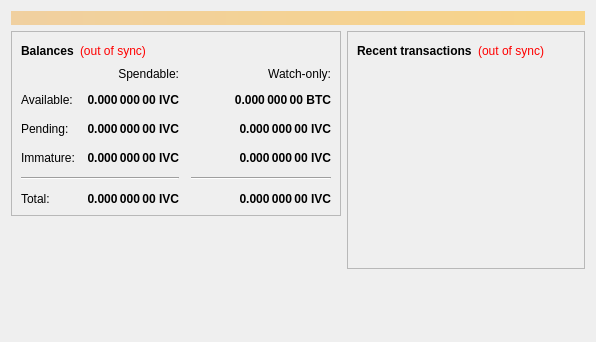
<?xml version="1.0" encoding="UTF-8"?>
<ui version="4.0">
 <class>OverviewPage</class>
 <widget class="QWidget" name="OverviewPage">
  <property name="geometry">
   <rect>
    <x>0</x>
    <y>0</y>
    <width>596</width>
    <height>342</height>
   </rect>
  </property>
  <property name="windowTitle">
   <string>Form</string>
  </property>
  <layout class="QVBoxLayout" name="topLayout">
   <item>
    <widget class="QLabel" name="labelAlerts">
     <property name="visible">
      <bool>false</bool>
     </property>
     <property name="styleSheet">
      <string notr="true">background-color: qlineargradient(x1: 0, y1: 0, x2: 1, y2: 0, stop:0 #F0D0A0, stop:1 #F8D488); color:#000000;</string>
     </property>
     <property name="wordWrap">
      <bool>true</bool>
     </property>
     <property name="margin">
      <number>3</number>
     </property>
    </widget>
   </item>
   <item>
    <layout class="QHBoxLayout" name="horizontalLayout" stretch="1,1">
     <item>
      <layout class="QVBoxLayout" name="verticalLayout_2">
       <item>
        <widget class="QFrame" name="frame">
         <property name="frameShape">
          <enum>QFrame::StyledPanel</enum>
         </property>
         <property name="frameShadow">
          <enum>QFrame::Raised</enum>
         </property>
         <layout class="QVBoxLayout" name="verticalLayout_4">
          <item>
           <layout class="QHBoxLayout" name="horizontalLayout_4">
            <item>
             <widget class="QLabel" name="label_5">
              <property name="font">
               <font>
                <weight>75</weight>
                <bold>true</bold>
               </font>
              </property>
              <property name="text">
               <string>Balances</string>
              </property>
             </widget>
            </item>
            <item>
             <widget class="QLabel" name="labelWalletStatus">
              <property name="cursor">
               <cursorShape>WhatsThisCursor</cursorShape>
              </property>
              <property name="toolTip">
               <string>The displayed information may be out of date. Your wallet automatically synchronizes with the Invictus network after a connection is established, but this process has not completed yet.</string>
              </property>
              <property name="styleSheet">
               <string notr="true">QLabel { color: red; }</string>
              </property>
              <property name="text">
               <string notr="true">(out of sync)</string>
              </property>
              <property name="alignment">
               <set>Qt::AlignLeading|Qt::AlignLeft|Qt::AlignVCenter</set>
              </property>
             </widget>
            </item>
            <item>
             <spacer name="horizontalSpacer_3">
              <property name="orientation">
               <enum>Qt::Horizontal</enum>
              </property>
              <property name="sizeHint" stdset="0">
               <size>
                <width>40</width>
                <height>20</height>
               </size>
              </property>
             </spacer>
            </item>
           </layout>
          </item>
          <item>
           <layout class="QGridLayout" name="gridLayout">
            <property name="spacing">
             <number>12</number>
            </property>
            <item row="2" column="2">
             <widget class="QLabel" name="labelWatchPending">
              <property name="font">
               <font>
                <weight>75</weight>
                <bold>true</bold>
               </font>
              </property>
              <property name="cursor">
               <cursorShape>IBeamCursor</cursorShape>
              </property>
              <property name="toolTip">
               <string>Unconfirmed transactions to watch-only addresses</string>
              </property>
              <property name="text">
               <string notr="true">0.000 000 00 IVC</string>
              </property>
              <property name="alignment">
               <set>Qt::AlignRight|Qt::AlignTrailing|Qt::AlignVCenter</set>
              </property>
              <property name="textInteractionFlags">
               <set>Qt::LinksAccessibleByMouse|Qt::TextSelectableByKeyboard|Qt::TextSelectableByMouse</set>
              </property>
             </widget>
            </item>
            <item row="2" column="1">
             <widget class="QLabel" name="labelUnconfirmed">
              <property name="font">
               <font>
                <weight>75</weight>
                <bold>true</bold>
               </font>
              </property>
              <property name="cursor">
               <cursorShape>IBeamCursor</cursorShape>
              </property>
              <property name="toolTip">
               <string>Total of transactions that have yet to be confirmed, and do not yet count toward the spendable balance</string>
              </property>
              <property name="text">
               <string notr="true">0.000 000 00 IVC</string>
              </property>
              <property name="alignment">
               <set>Qt::AlignRight|Qt::AlignTrailing|Qt::AlignVCenter</set>
              </property>
              <property name="textInteractionFlags">
               <set>Qt::LinksAccessibleByMouse|Qt::TextSelectableByKeyboard|Qt::TextSelectableByMouse</set>
              </property>
             </widget>
            </item>
            <item row="3" column="2">
             <widget class="QLabel" name="labelWatchImmature">
              <property name="font">
               <font>
                <weight>75</weight>
                <bold>true</bold>
               </font>
              </property>
              <property name="cursor">
               <cursorShape>IBeamCursor</cursorShape>
              </property>
              <property name="toolTip">
               <string>Mined balance in watch-only addresses that has not yet matured</string>
              </property>
              <property name="text">
               <string notr="true">0.000 000 00 IVC</string>
              </property>
              <property name="alignment">
               <set>Qt::AlignRight|Qt::AlignTrailing|Qt::AlignVCenter</set>
              </property>
              <property name="textInteractionFlags">
               <set>Qt::LinksAccessibleByMouse|Qt::TextSelectableByKeyboard|Qt::TextSelectableByMouse</set>
              </property>
             </widget>
            </item>
            <item row="4" column="0" colspan="2">
             <widget class="Line" name="line">
              <property name="orientation">
               <enum>Qt::Horizontal</enum>
              </property>
             </widget>
            </item>
            <item row="4" column="2">
             <widget class="Line" name="lineWatchBalance">
              <property name="sizePolicy">
               <sizepolicy hsizetype="Preferred" vsizetype="Fixed">
                <horstretch>0</horstretch>
                <verstretch>0</verstretch>
               </sizepolicy>
              </property>
              <property name="minimumSize">
               <size>
                <width>140</width>
                <height>0</height>
               </size>
              </property>
              <property name="orientation">
               <enum>Qt::Horizontal</enum>
              </property>
             </widget>
            </item>
            <item row="5" column="0">
             <widget class="QLabel" name="labelTotalText">
              <property name="text">
               <string>Total:</string>
              </property>
             </widget>
            </item>
            <item row="3" column="1">
             <widget class="QLabel" name="labelImmature">
              <property name="font">
               <font>
                <weight>75</weight>
                <bold>true</bold>
               </font>
              </property>
              <property name="cursor">
               <cursorShape>IBeamCursor</cursorShape>
              </property>
              <property name="toolTip">
               <string>Mined balance that has not yet matured</string>
              </property>
              <property name="text">
               <string notr="true">0.000 000 00 IVC</string>
              </property>
              <property name="alignment">
               <set>Qt::AlignRight|Qt::AlignTrailing|Qt::AlignVCenter</set>
              </property>
              <property name="textInteractionFlags">
               <set>Qt::LinksAccessibleByMouse|Qt::TextSelectableByKeyboard|Qt::TextSelectableByMouse</set>
              </property>
             </widget>
            </item>
            <item row="2" column="3">
             <spacer name="horizontalSpacer_2">
              <property name="orientation">
               <enum>Qt::Horizontal</enum>
              </property>
              <property name="sizeHint" stdset="0">
               <size>
                <width>40</width>
                <height>20</height>
               </size>
              </property>
             </spacer>
            </item>
            <item row="3" column="0">
             <widget class="QLabel" name="labelImmatureText">
              <property name="text">
               <string>Immature:</string>
              </property>
             </widget>
            </item>
            <item row="5" column="1">
             <widget class="QLabel" name="labelTotal">
              <property name="font">
               <font>
                <weight>75</weight>
                <bold>true</bold>
               </font>
              </property>
              <property name="cursor">
               <cursorShape>IBeamCursor</cursorShape>
              </property>
              <property name="toolTip">
               <string>Your current total balance</string>
              </property>
              <property name="text">
               <string notr="true">0.000 000 00 IVC</string>
              </property>
              <property name="alignment">
               <set>Qt::AlignRight|Qt::AlignTrailing|Qt::AlignVCenter</set>
              </property>
              <property name="textInteractionFlags">
               <set>Qt::LinksAccessibleByMouse|Qt::TextSelectableByKeyboard|Qt::TextSelectableByMouse</set>
              </property>
             </widget>
            </item>
            <item row="5" column="2">
             <widget class="QLabel" name="labelWatchTotal">
              <property name="font">
               <font>
                <weight>75</weight>
                <bold>true</bold>
               </font>
              </property>
              <property name="cursor">
               <cursorShape>IBeamCursor</cursorShape>
              </property>
              <property name="toolTip">
               <string>Current total balance in watch-only addresses</string>
              </property>
              <property name="text">
               <string notr="true">0.000 000 00 IVC</string>
              </property>
              <property name="alignment">
               <set>Qt::AlignRight|Qt::AlignTrailing|Qt::AlignVCenter</set>
              </property>
              <property name="textInteractionFlags">
               <set>Qt::LinksAccessibleByMouse|Qt::TextSelectableByKeyboard|Qt::TextSelectableByMouse</set>
              </property>
             </widget>
            </item>
            <item row="0" column="2">
             <widget class="QLabel" name="labelWatchonly">
              <property name="text">
               <string>Watch-only:</string>
              </property>
              <property name="alignment">
               <set>Qt::AlignRight|Qt::AlignTrailing|Qt::AlignVCenter</set>
              </property>
             </widget>
            </item>
            <item row="1" column="0">
             <widget class="QLabel" name="labelBalanceText">
              <property name="text">
               <string>Available:</string>
              </property>
             </widget>
            </item>
            <item row="1" column="1">
             <widget class="QLabel" name="labelBalance">
              <property name="font">
               <font>
                <weight>75</weight>
                <bold>true</bold>
               </font>
              </property>
              <property name="cursor">
               <cursorShape>IBeamCursor</cursorShape>
              </property>
              <property name="toolTip">
               <string>Your current spendable balance</string>
              </property>
              <property name="text">
               <string notr="true">0.000 000 00 IVC</string>
              </property>
              <property name="alignment">
               <set>Qt::AlignRight|Qt::AlignTrailing|Qt::AlignVCenter</set>
              </property>
              <property name="textInteractionFlags">
               <set>Qt::LinksAccessibleByMouse|Qt::TextSelectableByKeyboard|Qt::TextSelectableByMouse</set>
              </property>
             </widget>
            </item>
            <item row="1" column="2">
             <widget class="QLabel" name="labelWatchAvailable">
              <property name="font">
               <font>
                <weight>75</weight>
                <bold>true</bold>
               </font>
              </property>
              <property name="cursor">
               <cursorShape>IBeamCursor</cursorShape>
              </property>
              <property name="toolTip">
               <string>Your current balance in watch-only addresses</string>
              </property>
              <property name="text">
               <string notr="true">0.000 000 00 BTC</string>
              </property>
              <property name="alignment">
               <set>Qt::AlignRight|Qt::AlignTrailing|Qt::AlignVCenter</set>
              </property>
              <property name="textInteractionFlags">
               <set>Qt::LinksAccessibleByMouse|Qt::TextSelectableByKeyboard|Qt::TextSelectableByMouse</set>
              </property>
             </widget>
            </item>
            <item row="2" column="0">
             <widget class="QLabel" name="labelPendingText">
              <property name="text">
               <string>Pending:</string>
              </property>
             </widget>
            </item>
            <item row="0" column="1">
             <widget class="QLabel" name="labelSpendable">
              <property name="text">
               <string>Spendable:</string>
              </property>
              <property name="alignment">
               <set>Qt::AlignRight|Qt::AlignTrailing|Qt::AlignVCenter</set>
              </property>
             </widget>
            </item>
           </layout>
          </item>
         </layout>
        </widget>
       </item>
       <item>
        <spacer name="verticalSpacer">
         <property name="orientation">
          <enum>Qt::Vertical</enum>
         </property>
         <property name="sizeHint" stdset="0">
          <size>
           <width>20</width>
           <height>40</height>
          </size>
         </property>
        </spacer>
       </item>
      </layout>
     </item>
     <item>
      <layout class="QVBoxLayout" name="verticalLayout_3">
       <item>
        <widget class="QFrame" name="frame_2">
         <property name="frameShape">
          <enum>QFrame::StyledPanel</enum>
         </property>
         <property name="frameShadow">
          <enum>QFrame::Raised</enum>
         </property>
         <layout class="QVBoxLayout" name="verticalLayout">
          <item>
           <layout class="QHBoxLayout" name="horizontalLayout_2">
            <item>
             <widget class="QLabel" name="label_4">
              <property name="font">
               <font>
                <weight>75</weight>
                <bold>true</bold>
               </font>
              </property>
              <property name="text">
               <string>Recent transactions</string>
              </property>
             </widget>
            </item>
            <item>
             <widget class="QLabel" name="labelTransactionsStatus">
              <property name="cursor">
               <cursorShape>WhatsThisCursor</cursorShape>
              </property>
              <property name="toolTip">
               <string>The displayed information may be out of date. Your wallet automatically synchronizes with the Invictus network after a connection is established, but this process has not completed yet.</string>
              </property>
              <property name="styleSheet">
               <string notr="true">QLabel { color: red; }</string>
              </property>
              <property name="text">
               <string notr="true">(out of sync)</string>
              </property>
              <property name="alignment">
               <set>Qt::AlignRight|Qt::AlignTrailing|Qt::AlignVCenter</set>
              </property>
             </widget>
            </item>
            <item>
             <spacer name="horizontalSpacer">
              <property name="orientation">
               <enum>Qt::Horizontal</enum>
              </property>
              <property name="sizeHint" stdset="0">
               <size>
                <width>40</width>
                <height>20</height>
               </size>
              </property>
             </spacer>
            </item>
           </layout>
          </item>
          <item>
           <widget class="QListView" name="listTransactions">
            <property name="styleSheet">
             <string notr="true">QListView { background: transparent; }</string>
            </property>
            <property name="frameShape">
             <enum>QFrame::NoFrame</enum>
            </property>
            <property name="verticalScrollBarPolicy">
             <enum>Qt::ScrollBarAlwaysOff</enum>
            </property>
            <property name="horizontalScrollBarPolicy">
             <enum>Qt::ScrollBarAlwaysOff</enum>
            </property>
            <property name="selectionMode">
             <enum>QAbstractItemView::NoSelection</enum>
            </property>
           </widget>
          </item>
         </layout>
        </widget>
       </item>
       <item>
        <spacer name="verticalSpacer_2">
         <property name="orientation">
          <enum>Qt::Vertical</enum>
         </property>
         <property name="sizeHint" stdset="0">
          <size>
           <width>20</width>
           <height>40</height>
          </size>
         </property>
        </spacer>
       </item>
      </layout>
     </item>
    </layout>
   </item>
  </layout>
 </widget>
 <resources/>
 <connections/>
</ui>
